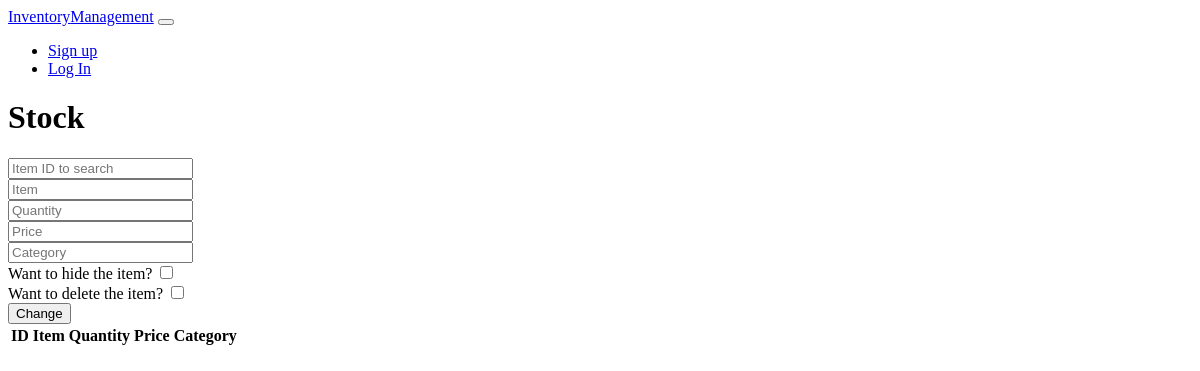
Page /stock on the earlier database version.
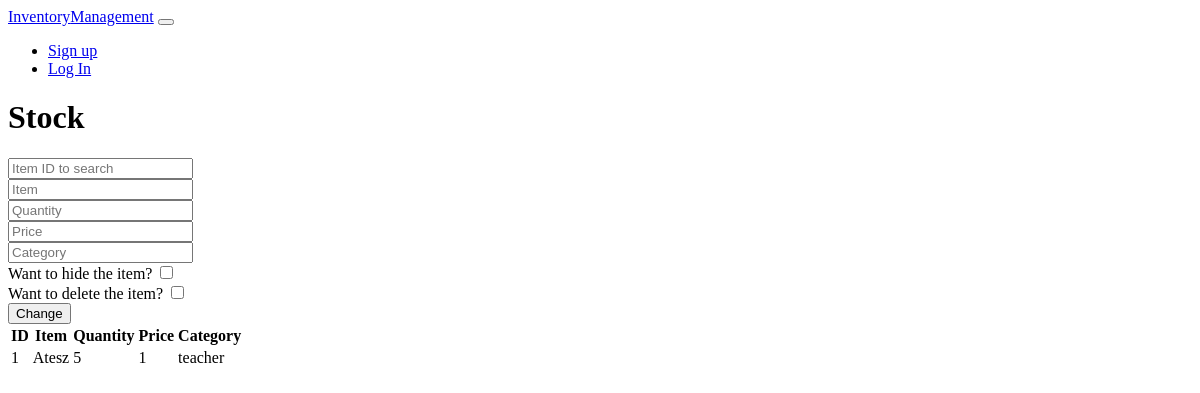
Same page on the later database version.
### tables this page shows
CREATE TABLE products (id integer NOT NULL primary key AUTOINCREMENT, name text, price integer, quantity integer, category text, is_hidden integer NOT NULL DEFAULT 0);

### app.py (the view, shortened to what this page needs)
@app.route("/stock", methods=["GET", "POST"])
def stock():
    print(db.execute("SELECT * FROM products").fetchall())
    return render_template("stock.html", items=db.execute("SELECT * FROM products").fetchall())

### templates/stock.html (shortened to what this page needs)
{% extends "layout.html" %}
{% block main %}
    <h1>Stock</h1>
    <form action="/stock" method="post">
        <div class="mb-3">
            <input class="form-control" name="item_id" placeholder="Item ID to search" type="number"/>
        </div>
        <div class="mb-3">
            <input autofocus class="form-control" name="item" placeholder="Item" type="text"/>
        </div>
        <div class="mb-3">
            <input class="form-control" name="quantity" placeholder="Quantity" type="number"/>
        </div>
        <div class="mb-3">
            <input class="form-control" name="price" placeholder="Price" type="number"/>
        </div>
        <div class="mb-3">
            <input autofocus class="form-control" name="category" placeholder="Category" type="text"/>
        </div>
        <div class="mb-3">
            Want to hide the item?
            <input class="form-control" name="is_hidden" type="checkbox"/>
        </div>
        <div class="mb-3">
            Want to delete the item?
            <input class="form-control" name="is_deleted" type="checkbox"/>
        </div>
        <button class="btn btn-primary" type="submit">Change</button>
    </form>
    <table class="table table-striped mt-4">
        <thead>
            <tr>
                <th>ID</th>
                <th>Item</th>
                <th>Quantity</th>
                <th>Price</th>
                <th>Category</th>
            </tr>
        </thead>
        <tbody>
            {% for item in items %}
            <tr>
                <td>{{ item[0] }}</td>
                <td>{{ item[1] }}</td>
                <td>{{ item[2] }}</td>
                <td>{{ item[3] }}</td>
                <td>{{ item[4] }}</td>
            </tr>
            {% endfor %}
        </tbody>
    </table>
{% endblock %}

### templates/layout.html (shortened to what this page needs)
<!DOCTYPE html>
<html lang="en">
    <head>
    </head>
    <body>
        <nav class="bg-light border navbar navbar-expand-md navbar-light">
            <div class="container-fluid">
                <a class="navbar-brand" href="/"><span class="blue">Inventory</span><span class="red">Management</span></a>
                <button aria-controls="navbar" aria-expanded="false" aria-label="Toggle navigation" class="navbar-toggler" data-bs-target="#navbar" data-bs-toggle="collapse" type="button">
                </button>
                <div class="collapse navbar-collapse" id="navbar">
                    {% if session["user_id"] %}
                        <ul class="navbar-nav me-auto mt-2">
                            <li class="nav-item"><a class="nav-link" href="/quote">Quote</a></li>
                            <li class="nav-item"><a class="nav-link" href="/buy">Buy</a></li>
                            <li class="nav-item"><a class="nav-link" href="/sell">Sell</a></li>
                            <li class="nav-item"><a class="nav-link" href="/history">History</a></li>
                        </ul>
                        <ul class="navbar-nav ms-auto mt-2">
                            <li class="nav-item"><a class="nav-link" href="/logout">Log Out</a></li>
                        </ul>
                    {% else %}
                        <ul class="navbar-nav ms-auto mt-2">
                            <li class="nav-item"><a class="nav-link" href="/signup">Sign up</a></li>
                            <li class="nav-item"><a class="nav-link" href="/login">Log In</a></li>
                        </ul>
                    {% endif %}
                </div>
            </div>
        </nav>
        <main class="container py-5 text-center">
    {% block main %}{% endblock %}
        </main>
    </body>
</html>

Differences in the rows shown:
added products: id "1", name "Atesz", price "5", quantity "1", category "teacher"
